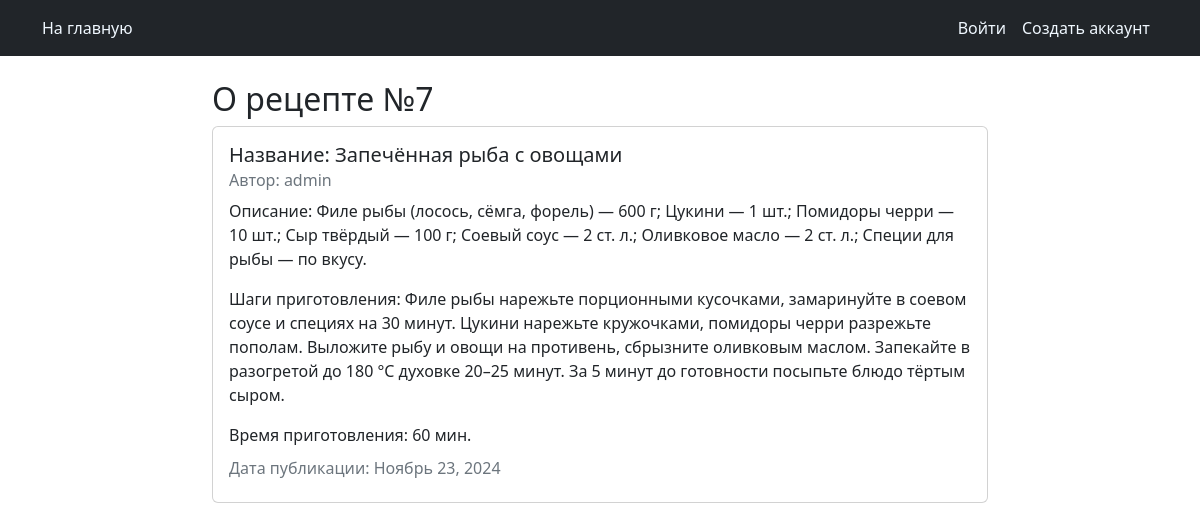
Page /recipes/recipe/7 on the committed database.
### recipes/models.py (models this page shows, shortened)
class Recipe(models.Model):
    title = models.CharField(max_length=100, verbose_name='Название рецепта')
    description = models.TextField(verbose_name='Ингридиенты')
    steps_cooking = models.TextField(verbose_name='Этапы приготовления')
    time_for_cooking = models.IntegerField(default=10, verbose_name='Время приготовления')
    image = models.ImageField(verbose_name='Фото рецепта')
    author = models.ForeignKey(User, on_delete=models.CASCADE)
    created_at = models.DateTimeField(auto_now_add=True)
    updated_at = models.DateTimeField(auto_now=True)
    class Meta:
        verbose_name = 'Рецепты'
        verbose_name_plural = 'Рецепты'

### recipes/views.py (the view)
# urls.py: path('recipe/<int:pk>', views.RecipeDetail.as_view(), name="recipe_detail"),
class RecipeDetail(DetailView):
    model = models.Recipe

### templates/recipes/recipe_detail.html (shortened to what this page needs)
<!DOCTYPE html>
{% extends "recipes/base.html" %}
{% block content %}
<h2>О рецепте №{{object.id}}</h2>
<div class="card mb-3">
  <div class="card-body">
    <h5 class="card-title">Название: {{ object.title }}</h5>
    <h6 class="card-subtitle mb-2 text-muted">Автор: {{ object.author }}</h6>
    <p class="card-text">Описание: {{ object.description }}</p>
    <p class="card-text">Шаги приготовления: {{ object.steps_cooking }}</p>
    <p class="card-text">Время приготовления: {{ object.time_for_cooking }} мин.</p>
    <h6 class="card-subtitle mb-2 text-muted">Дата публикации: {{ object.updated_at|date:"F d, Y" }}</h6>
  </div>
</div>
{% endblock content %}

### rows in the picture
Recipe: id "7", title "Запечённая рыба с овощами", author "admin", description "Филе рыбы (лосось, сёмга, форель) — 600 г; Цукини — 1 шт.; Помидоры черри — 10 шт.; Сыр твёрдый — 100 г; Соевый соус — 2 ст. л.; Оливковое масло — 2 ст. л.; Специи для рыбы — по вкусу.", steps_cooking "Филе рыбы нарежьте порционными кусочками, замаринуйте в соевом соусе и специях на 30 минут. Цукини нарежьте кружочками, помидоры черри разрежьте пополам. Выложите рыбу и овощи на противень, сбрызните оливковым маслом. Запекайте в разогретой до 180 °C духовке 20–25 минут. За 5 минут до готовности посыпьте блюдо тёртым сыром.", time_for_cooking "60", updated_at "Ноябрь 23, 2024"
